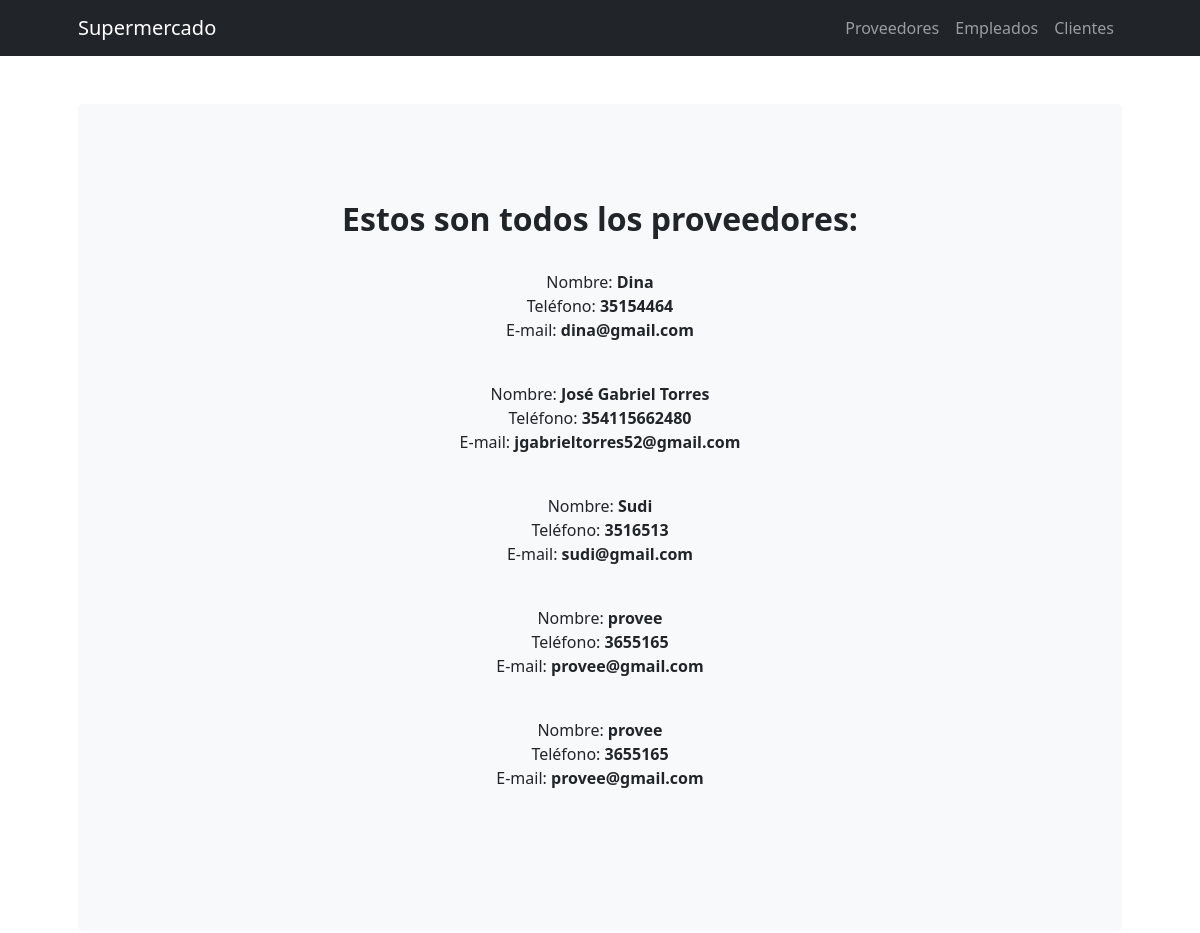
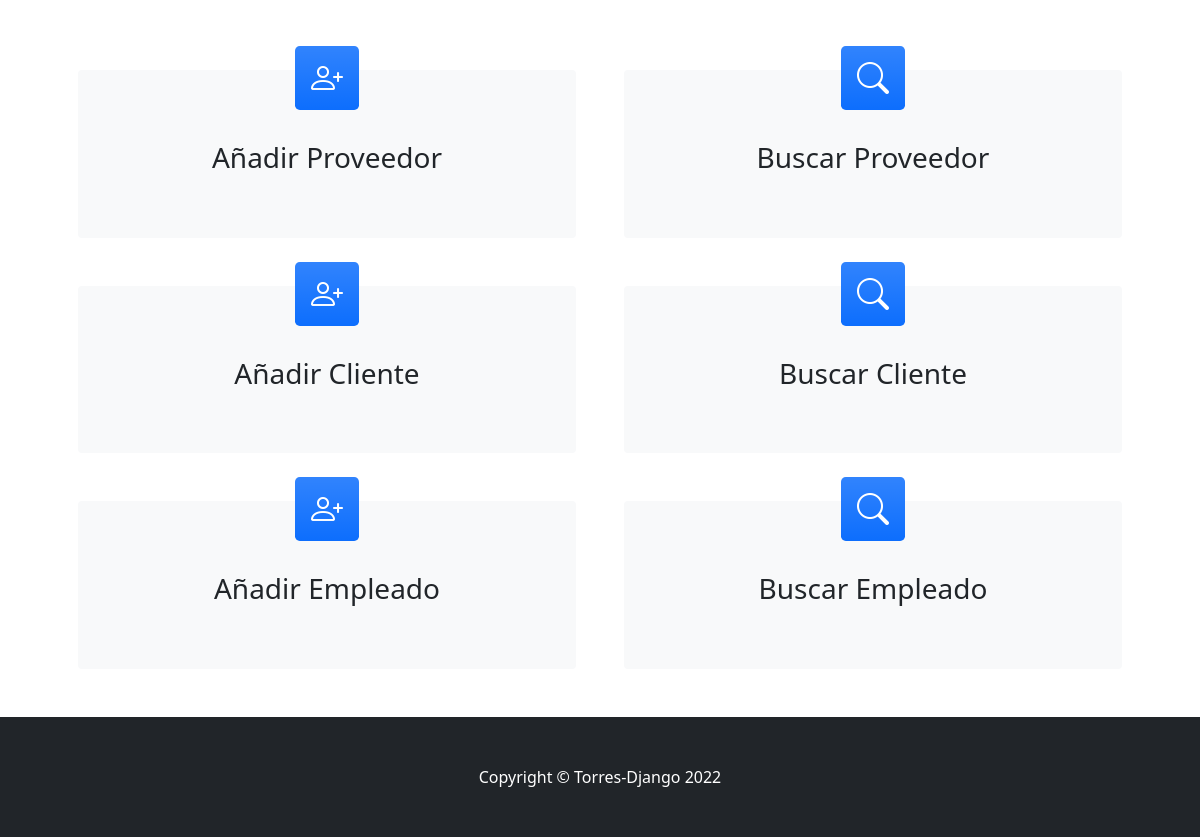
The page /app_super/ver_proveedores/ on the database its author committed (2 pictures, top to bottom).
### app_super/models.py (models this page shows, shortened)
class Proveedor(models.Model):
    nombre = models.CharField(max_length=50)
    telefono = models.IntegerField()
    email = models.EmailField()

### app_super/views.py (the view)
# urls.py: path('ver_proveedores/', ver_proveedores, name="ver_proveedores"),
def ver_proveedores(request):
    lista_proveedores = Proveedor.objects.all()
    return render(request, "app_super/ver_proveedores.html", {"lista_proveedores" : lista_proveedores})

### app_super/templates/app_super/ver_proveedores.html
{% extends "app_super/padre.html" %}
{% load static %}
{% block primero %}
<h2><b>Estos son todos los proveedores:</b></h2>
    {% for proveedor in lista_proveedores %}
    <p>
        <br>Nombre: <b>{{proveedor.nombre}}</b>
        <br>Teléfono: <b>{{proveedor.telefono}}</b>
        <br>E-mail: <b>{{proveedor.email}}</b>
    </p>
    {% endfor %}
{% endblock %}

### rows shown on the page
Proveedor: nombre "Dina", telefono "35154464", email "dina@gmail.com"
Proveedor: nombre "José Gabriel Torres", telefono "354115662480", email "jgabrieltorres52@gmail.com"
Proveedor: nombre "Sudi", telefono "3516513", email "sudi@gmail.com"
Proveedor: nombre "provee", telefono "3655165", email "provee@gmail.com"
Proveedor: nombre "provee", telefono "3655165", email "provee@gmail.com"
